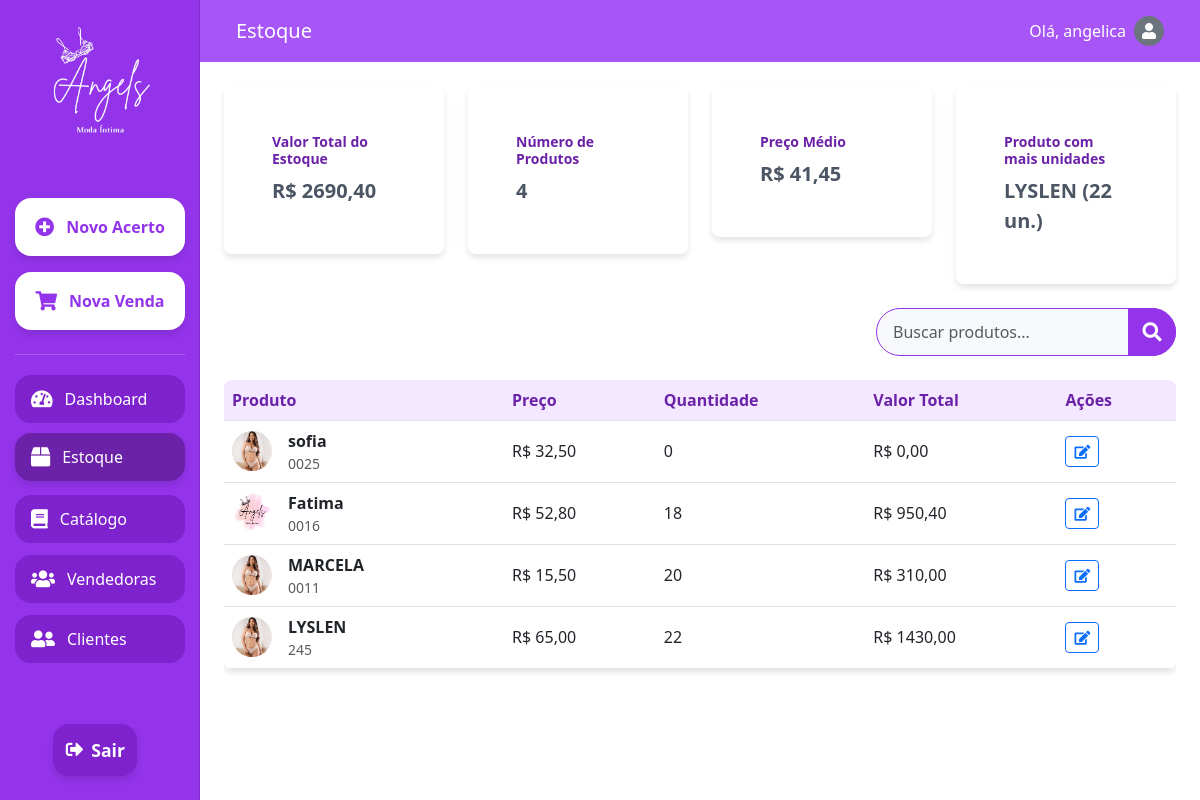
The app's page /estoque/ (signed in), older data.
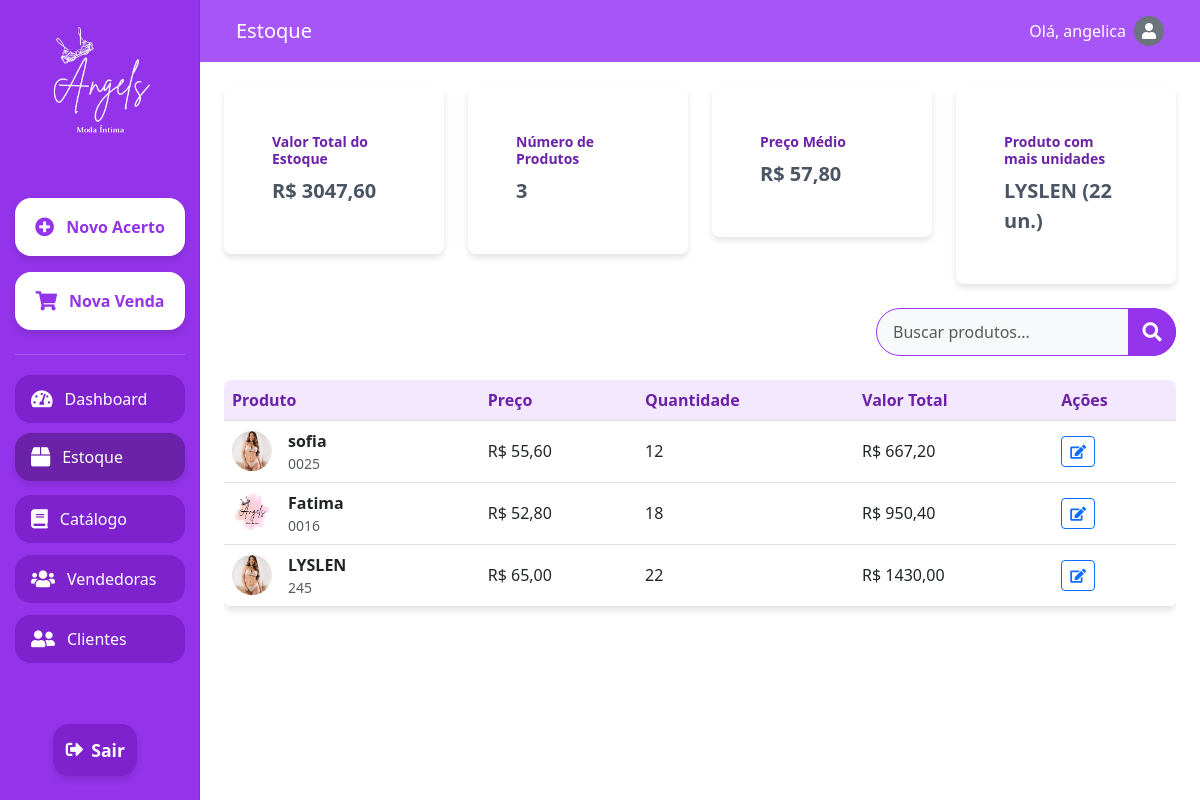
The same page, newer data.
### setup/models.py (models this page shows, shortened)
class Produto(models.Model):
    codigo = models.CharField(max_length=50, unique=True)
    nome = models.CharField(max_length=100)
    foto = models.ImageField(upload_to='produtos/', null=True, blank=True)
    preco = models.DecimalField(max_digits=10, decimal_places=2)
    quantidade = models.PositiveIntegerField(default=0)

### setup/views.py (the view)
# urls.py: path('estoque/', views.estoque, name='estoque'),
@login_required
def estoque(request):
    produtos = Produto.objects.all()
    valor_total_estoque = produtos.aggregate(
        total=Sum(F('preco') * F('quantidade'))
    )['total'] or 0
    numero_produtos = produtos.count()
    preco_medio = produtos.aggregate(avg_price=Avg('preco'))['avg_price'] or 0
    produto_maior_qtd = produtos.order_by('-quantidade').first()
    for produto in produtos:
        produto.valor_total = produto.preco * produto.quantidade
    context = {
        'produtos': produtos,
        'valor_total_estoque': valor_total_estoque,
        'numero_produtos': numero_produtos,
        'preco_medio': preco_medio,
        'produto_maior_qtd': produto_maior_qtd,
    }
    return render(request, 'estoque.html', context)

### setup/templates/estoque.html (shortened to what the changed rows need)
{% extends 'base.html' %}
{% load static %}
{% block content %}
<!DOCTYPE html>
<html lang="pt-br">
<head>
    <link href="https://cdn.jsdelivr.net/npm/bootstrap@5.3.0/dist/css/bootstrap.min.css" rel="stylesheet">
    <link href="https://cdnjs.cloudflare.com/ajax/libs/font-awesome/5.15.3/css/all.min.css" rel="stylesheet">
</head>
<body>
    <div class="container-fluid vh-100">
        <div class="row h-100">
            <main class="col-md-9 ms-sm-auto col-lg-10 px-md-4">
                <div class="row mb-4">
                    <div class="col-md-3">
                        <div class="card">
                            <div class="card-body">
                                <h6 class="card-title">Valor Total do Estoque</h6>
                                <p class="card-text">R$ {{ valor_total_estoque|floatformat:2 }}</p>
                            </div>
                        </div>
                    </div>
                    <div class="col-md-3">
                        <div class="card">
                            <div class="card-body">
                                <h6 class="card-title">Número de Produtos</h6>
                                <p class="card-text">{{ numero_produtos }}</p>
                            </div>
                        </div>
                    </div>
                    <div class="col-md-3">
                        <div class="card">
                            <div class="card-body">
                                <h6 class="card-title">Preço Médio</h6>
                                <p class="card-text">R$ {{ preco_medio|floatformat:2 }}</p>
                            </div>
                        </div>
                    </div>
                    <div class="col-md-3">
                        <div class="card">
                            <div class="card-body">
                                <h6 class="card-title">Produto com mais unidades</h6>
                                <p class="card-text">{{ produto_maior_qtd.nome }} ({{ produto_maior_qtd.quantidade }} un.)</p>
                            </div>
                        </div>
                    </div>
                </div>
                <div class="table-responsive">
                    <table class="table table-hover">
                        <thead>
                            <tr>
                                <th>Produto</th>
                                <th>Preço</th>
                                <th>Quantidade</th>
                                <th>Valor Total</th>
                                <th>Ações</th>
                            </tr>
                        </thead>
                        <tbody>
                            {% for produto in produtos %}
                            <tr data-produto-id="{{ produto.id }}">
                                <td>
                                    <div class="d-flex align-items-center">
                                        {% if produto.foto %}
                                            <img src="{{ produto.foto.url }}" alt="{{ produto.nome }}" class="product-image me-3">
                                        {% else %}
                                            <div class="product-image bg-secondary d-flex align-items-center justify-content-center me-3">
                                                <i class="fas fa-box text-white"></i>
                                            </div>
                                        {% endif %}
                                        <div>
                                            <div class="fw-bold">{{ produto.nome }}</div>
                                            <div class="text-muted small">{{ produto.codigo }}</div>
                                        </div>
                                    </div>
                                </td>
                                <td class="preco-unitario">R$ {{ produto.preco|floatformat:2 }}</td>
                                <td class="quantidade">{{ produto.quantidade }}</td>
                                <td class="valor-total">R$ {{ produto.valor_total|floatformat:2 }}</td>
                                <td>
                                    <button class="btn btn-sm btn-outline-primary btn-action edit-product" data-produto-id="{{ produto.id }}">
                                        <i class="fas fa-edit"></i>
                                    </button>
                                </td>
                            </tr>
                            {% empty %}
                            <tr>
                                <td colspan="5" class="text-center">Nenhum produto cadastrado.</td>
                            </tr>
                            {% endfor %}
                        </tbody>
                    </table>
                </div>
            </main>
        </div>
    </div>
</body>
</html>
{% endblock %}

Row changes from the older to the newer data that the page shows:
removed Produto: foto (picture), nome "MARCELA", codigo "0011", preco "15,50", quantidade "20", valor_total "310,00"
changed Produto "sofia": preco "32,50" → "55,60"; quantidade "0" → "12"; valor_total "0,00" → "667,20"
Text that changed along with them:
{{ valor_total_estoque|floatformat:2 }}: "2690,40" → "3047,60"
{{ numero_produtos }}: "4" → "3"
{{ preco_medio|floatformat:2 }}: "41,45" → "57,80"
